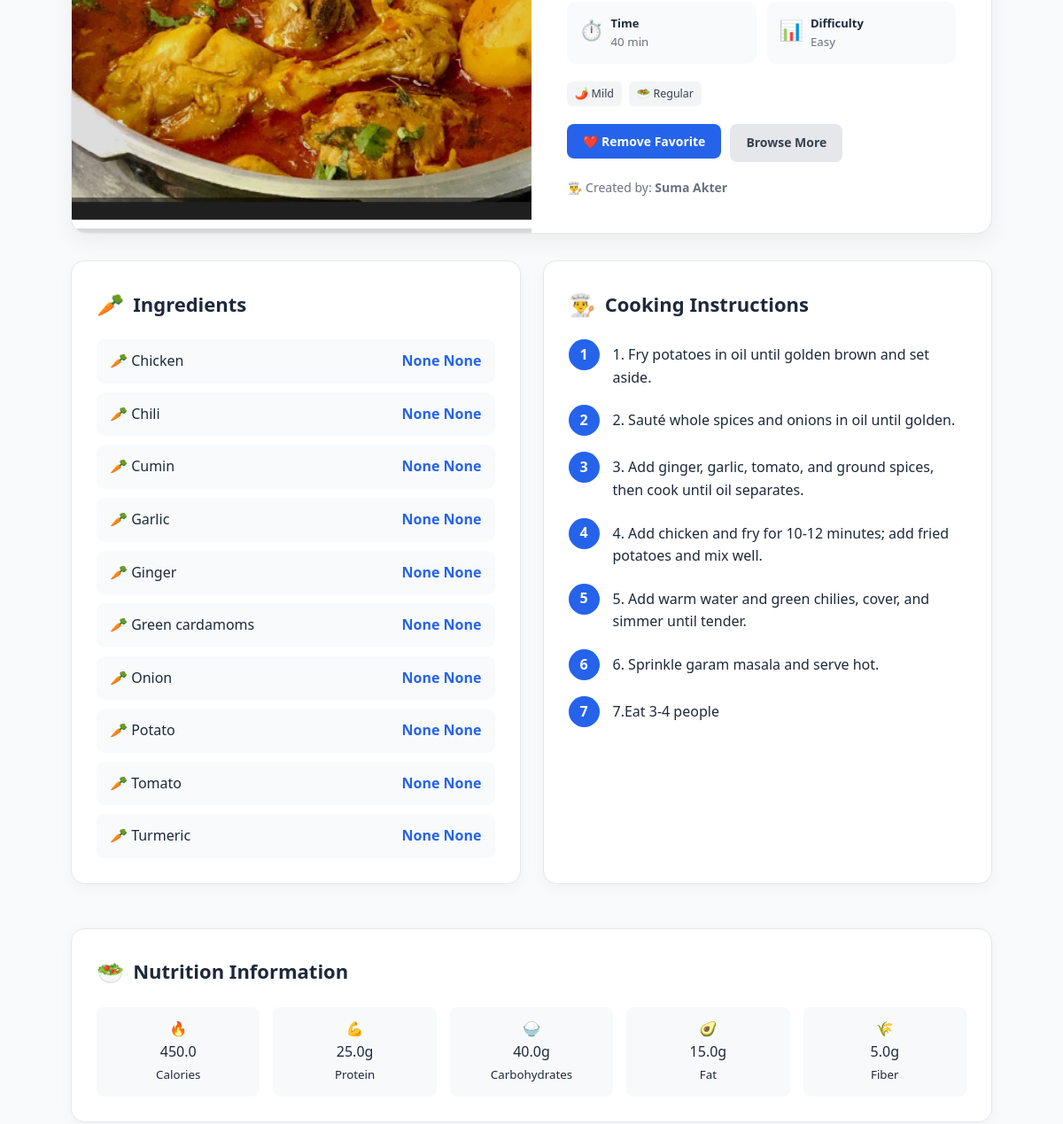
/recipe/1 (signed in, middle part), run on an earlier commit of the app's database.
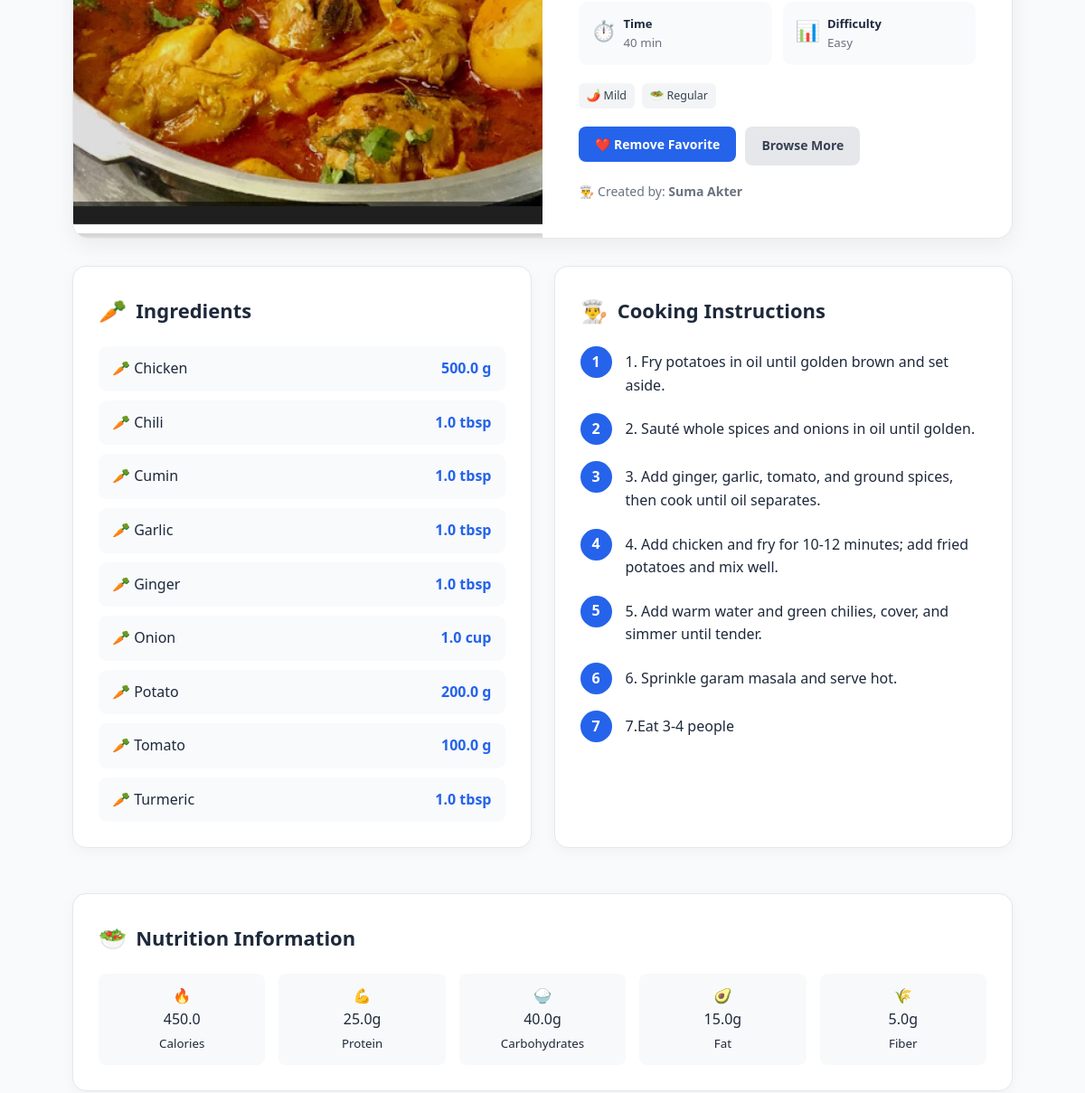
And on a later commit of the database.
### tables this page shows
CREATE TABLE Ingredients (
    IngredientID INTEGER PRIMARY KEY AUTOINCREMENT,
    Name TEXT NOT NULL UNIQUE,
    Category TEXT
);

CREATE TABLE Recipe_Ingredients (
    RecipeIngredientID INTEGER PRIMARY KEY AUTOINCREMENT,
    RecipeID INTEGER NOT NULL,
    IngredientID INTEGER NOT NULL,
    Quantity REAL
        CHECK (Quantity > 0),
    Unit TEXT,

    FOREIGN KEY (RecipeID)
        REFERENCES Recipes(RecipeID)
        ON DELETE CASCADE,
    FOREIGN KEY (IngredientID)
        REFERENCES Ingredients(IngredientID)
        ON DELETE RESTRICT,
    UNIQUE (RecipeID, IngredientID)
);

### app.py (the view)
@app.route("/recipe/<int:recipe_id>")
def recipe_detail(recipe_id):
    if "user_id" not in session:
        return redirect(url_for("login"))
    connection = get_db_connection()
    recipe = connection.execute(
        """
        SELECT
            Recipes.*,
            Meal_Types.Name AS MealType,
            Cuisines.Name AS Cuisine,
            Users.Name AS Creator
        FROM Recipes
        JOIN Meal_Types ON Recipes.MealTypeID = Meal_Types.MealTypeID
        JOIN Cuisines ON Recipes.CuisineID = Cuisines.CuisineID
        JOIN Users ON Recipes.UserID = Users.UserID
        WHERE Recipes.RecipeID = ?
        """,
        (recipe_id,)
    ).fetchone()
    if not recipe:
        connection.close()
        flash("Recipe not found.")
        return redirect(url_for("recipes"))
    recipe_ingredients = connection.execute(
        """
        SELECT
            Ingredients.IngredientID,
            Ingredients.Name,
            Recipe_Ingredients.Quantity,
            Recipe_Ingredients.Unit
        FROM Recipe_Ingredients
        JOIN Ingredients ON Recipe_Ingredients.IngredientID = Ingredients.IngredientID
        WHERE Recipe_Ingredients.RecipeID = ?
        ORDER BY Ingredients.Name
        """,
        (recipe_id,)
    ).fetchall()
    nutrition = connection.execute(
        """
        SELECT *
        FROM Nutrition
        WHERE RecipeID = ?
        """,
        (recipe_id,)
    ).fetchone()
    comments = connection.execute(
        """
        SELECT
            Comments.CommentText,
            Comments.CreatedAt,
            Users.Name AS UserName
        FROM Comments
        JOIN Users ON Comments.UserID = Users.UserID
        WHERE Comments.RecipeID = ?
        ORDER BY Comments.CreatedAt DESC
        """,
        (recipe_id,)
    ).fetchall()
    favorite = connection.execute(
        """
        SELECT FavoriteID
        FROM Favorites
        WHERE UserID = ? AND RecipeID = ?
        """,
        (session["user_id"], recipe_id)
    ).fetchone()
    ratings = connection.execute(
        """
        SELECT
            Ratings.Rating,
            Ratings.Review,
            Ratings.CreatedAt,
            Users.Name
        FROM Ratings
        JOIN Users ON Ratings.UserID = Users.UserID
        WHERE Ratings.RecipeID = ?
        ORDER BY Ratings.CreatedAt DESC
        """,
        (recipe_id,)
    ).fetchall()
    avg_row = connection.execute(
        """
        SELECT AVG(Rating) AS AverageRating
        FROM Ratings
        WHERE RecipeID = ?
        """,
        (recipe_id,)
    ).fetchone()
    connection.close()
    average_rating = avg_row["AverageRating"] if avg_row and avg_row["AverageRating"] is not None else None
    available_ingredients = set(
        int(x) for x in session.get("available_ingredients", [])
    )
    matched_count = 0
    missing_count = 0
    if available_ingredients:
        recipe_ingredient_ids = {row["IngredientID"] for row in recipe_ingredients}
        matched_count = len(recipe_ingredient_ids & available_ingredients)
        missing_count = len(recipe_ingredient_ids - available_ingredients)
    return render_template(
        "recipe_detail.html",
        recipe=recipe,
        recipe_ingredients=recipe_ingredients,
        ingredients=recipe_ingredients,  # টেমপ্লেটের সুবিধার্থে দুটি নামই পাস করা হলো
        nutrition=nutrition,
        comments=comments,
        is_favorite=bool(favorite),
        ratings=ratings,
        average_rating=average_rating,
        available_ingredients=available_ingredients,
        matched_count=matched_count,
        missing_count=missing_count
    )

### database.py (called while the page is built)
def get_db_connection():
    connection = sqlite3.connect(DATABASE)
    connection.row_factory = sqlite3.Row
    connection.execute("PRAGMA foreign_keys = ON")
    return connection

### templates/recipe_detail.html (shortened to what the changed rows need)
{% extends "base.html" %}
{% block content %}
<div class="container">
    <div class="detail-columns">
        <div class="detail-section">
            <div class="section-title">
                <h2>
                    Ingredients
                </h2>
            </div>
            <div class="ingredient-list">
                {% for ingredient in recipe_ingredients %}
                <div class="ingredient-item">
                    <span>
                        🥕
                        {{ ingredient["Name"] }}
                    </span>
                    <strong>
                        {{ ingredient["Quantity"] }}
                        {{ ingredient["Unit"] }}
                    </strong>
                </div>
                {% else %}
                <p>
                    No ingredients added.
                </p>
                {% endfor %}
            </div>
        </div>
        <div class="detail-section">
            <div class="section-title">
                <h2>
                    Cooking Instructions
                </h2>
            </div>
            <div class="instructions">
                {% set steps = recipe["Instructions"].split('\n') %}
                {% for step in steps %}
                    {% if step.strip() %}
                    <div class="instruction-step">
                        <div class="step-number">
                            {{ loop.index }}
                        </div>
                        <p>
                            {{ step }}
                        </p>
                    </div>
                    {% endif %}
                {% endfor %}
            </div>
        </div>
    </div>
    {% if nutrition %}
    <div class="detail-section nutrition-section">
        <div class="section-title">
            <h2>
                Nutrition Information
            </h2>
        </div>
    </div>
    {% endif %}
</div>
{% endblock %}

What changed in the data, as far as the page shows it:
no longer on this page (row unchanged): Ingredients: Name "Chicken", Quantity "None", Unit "None"
no longer on this page (row unchanged): Ingredients: Name "Chili", Quantity "None", Unit "None"
no longer on this page (row unchanged): Ingredients: Name "Cumin", Quantity "None", Unit "None"
no longer on this page (row unchanged): Ingredients: Name "Garlic", Quantity "None", Unit "None"
no longer on this page (row unchanged): Ingredients: Name "Ginger", Quantity "None", Unit "None"
no longer on this page (row unchanged): Ingredients: Name "Green cardamoms", Quantity "None", Unit "None"
no longer on this page (row unchanged): Ingredients: Name "Onion", Quantity "None", Unit "None"
no longer on this page (row unchanged): Ingredients: Name "Potato", Quantity "None", Unit "None"
no longer on this page (row unchanged): Ingredients: Name "Tomato", Quantity "None", Unit "None"
no longer on this page (row unchanged): Ingredients: Name "Turmeric", Quantity "None", Unit "None"
added Recipe_Ingredients: Name "Chicken", Quantity "500.0", Unit "g"
added Recipe_Ingredients: Name "Chili", Quantity "1.0", Unit "tbsp"
added Recipe_Ingredients: Name "Cumin", Quantity "1.0", Unit "tbsp"
added Recipe_Ingredients: Name "Garlic", Quantity "1.0", Unit "tbsp"
added Recipe_Ingredients: Name "Ginger", Quantity "1.0", Unit "tbsp"
added Recipe_Ingredients: Name "Onion", Quantity "1.0", Unit "cup"
added Recipe_Ingredients: Name "Potato", Quantity "200.0", Unit "g"
added Recipe_Ingredients: Name "Tomato", Quantity "100.0", Unit "g"
added Recipe_Ingredients: Name "Turmeric", Quantity "1.0", Unit "tbsp"
